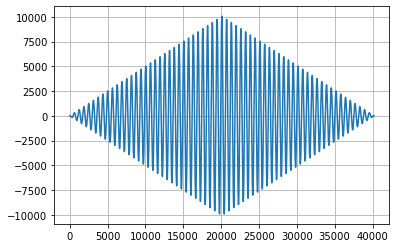

This chart was generated by the following Python code:
import matplotlib.pyplot as plt
import numpy as np
from scipy import signal

%matplotlib inline

t = np.arange(-100, 101, 0.01) 
x1 = np.sin(t)
x2 = np.sin(t)
y = signal.correlate(x1, x2)

plt.plot(y)
plt.grid()
plt.show()
